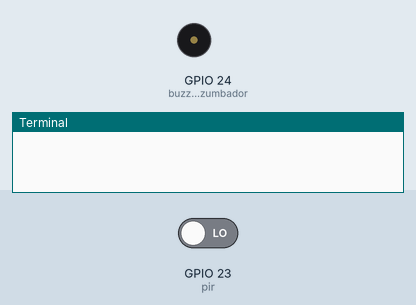
This program was run on a simulated Raspberry Pi (BCM pin numbers). On the bench: buzzer (waves = sounding, pin HIGH), the last lines printed to the terminal. The test bench sets the inputs (shaded band); at power-on: GPIO 23 (pir) LOW.

Above: at 1.2 s.
1.3 s: GPIO 23 (pir) driven HIGH
At 2.2 s:
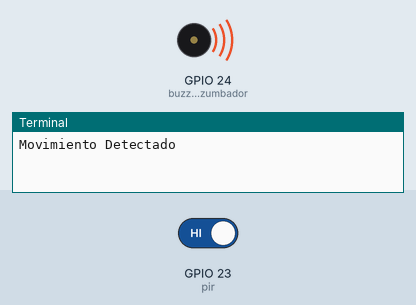
2.8 s: GPIO 23 (pir) driven LOW
At 3.3 s:
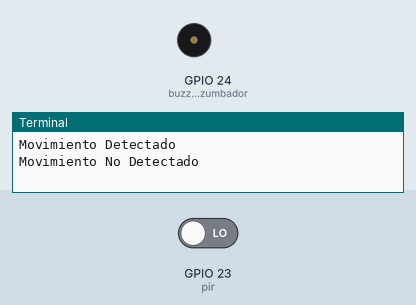
Timing chart, 0 to 5.8 s (numbered marks = the images above; inputs shaded):
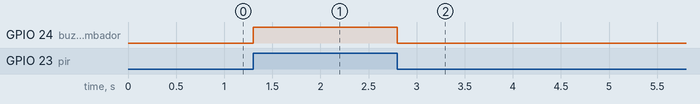

The program:

sensorMovimiento.py
```python
from gpiozero import Buzzer
from gpiozero import MotionSensor

buzzer_zumbador  = Buzzer(24)
pir = MotionSensor(23)
buzzer_zumbador.off()

while True:
	pir.wait_for_motion()
	print("Movimiento Detectado")
	buzzer_zumbador.on()
	pir.wait_for_no_motion()
	buzzer_zumbador.off()
	print("Movimiento No Detectado")
```

Measured:
- after the input at 1.3 s, GPIO 24 (buzzer_zumbador): LOW → HIGH at once
- after the input at 2.8 s, GPIO 24 (buzzer_zumbador): HIGH → LOW at once
